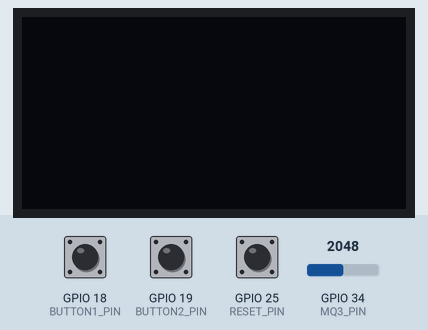
This sketch was run on a simulated ESP32. Parts: 128×64 one-colour display. The inputs (shaded band) are chosen by the test bench; at power-on: GPIO 18 (BUTTON1_PIN) HIGH, GPIO 19 (BUTTON2_PIN) HIGH, GPIO 25 (RESET_PIN) HIGH, GPIO 34 (MQ3_PIN) = 2048. WiFi joins after 1.5 s; servers stay silent unless stated; no MQTT or app messages arrive unless stated; web services answer with replies made up by the test bench; what the sketch prints to the serial monitor is not drawn.

Above: at 3.3 s.
3.4 s: GPIO 18 (BUTTON1_PIN) pulled LOW for 0.15 s
At 4.4 s:
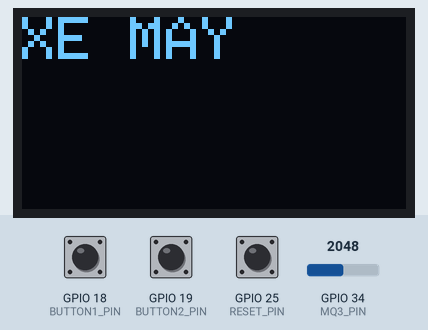
6.5 s: GPIO 19 (BUTTON2_PIN) pulled LOW for 1 s
At 7.6 s:
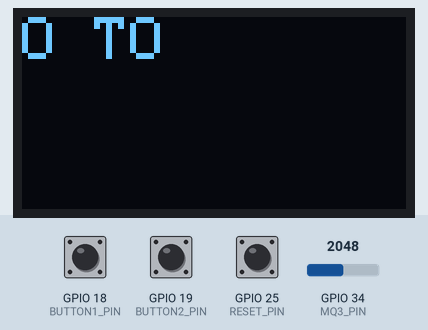
10.5 s: GPIO 25 (RESET_PIN) pulled LOW for 0.15 s
At 11.0 s:
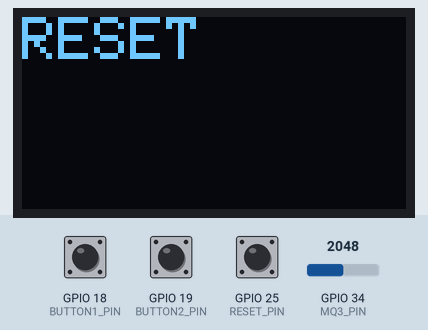
12.1 s: GPIO 18 (BUTTON1_PIN) pulled LOW for 3.2 s
At 17.4 s:
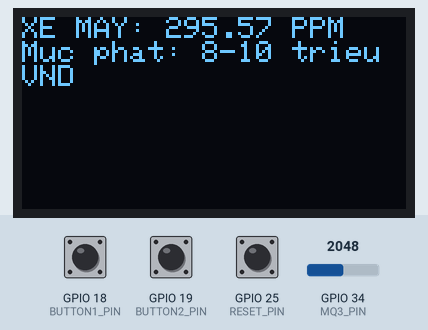
18.0 s: GPIO 18 (BUTTON1_PIN) pulled LOW for 1 s
At 19.0 s:
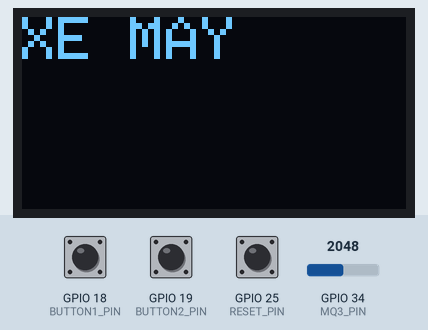
22.0 s: GPIO 19 (BUTTON2_PIN) pulled LOW for 0.15 s
At 25.3 s:
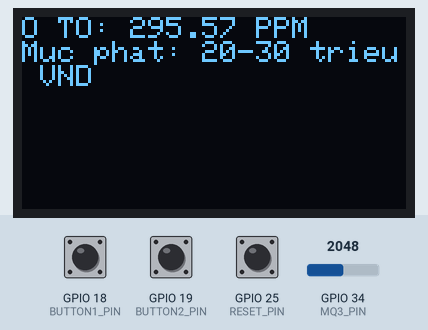
Timing chart, 0 to 26.1 s (numbered marks = the images above; inputs shaded):
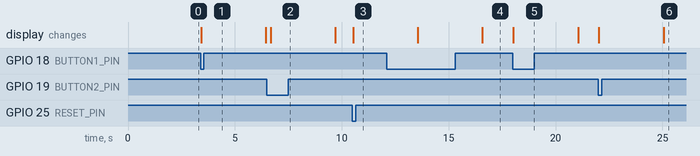

Measured:
- after the input at 3.4 s, the display: changes at once (image 1)
- after the input at 6.5 s, the display: changes after 0.18 s (image 2)
- after the input at 10.5 s, the display: changes at once (image 3)
- after the input at 12.1 s, the display: first changes after 1.5 s (image 4 shows a later state)
- after the input at 18.0 s, the display: changes at once (image 5)
- after the input at 22.0 s, the display: first changes at once (image 6 shows a later state)

The sketch:

DOANNHUNG.ino
```cpp
#include <Wire.h>
#include <Adafruit_GFX.h>
#include <Adafruit_SSD1306.h>
#include <WiFi.h>
#include <PubSubClient.h>
#include <HTTPClient.h>

#define SCREEN_WIDTH 128
#define SCREEN_HEIGHT 64
#define OLED_RESET -1
Adafruit_SSD1306 display(SCREEN_WIDTH, SCREEN_HEIGHT, &Wire, OLED_RESET);

#define MQ3_PIN 34
#define BUTTON1_PIN 18
#define BUTTON2_PIN 19
#define RESET_PIN 25

#define VCC 3.3
#define RL_VALUE 1.0
#define RO_CLEAN_AIR 10.0
#define ADC_RESOLUTION 4095.0

const char* ssid = "Kvv";
const char* password = "66668888";
const char* mqtt_server = "172.20.10.5";
const int mqtt_port = 1883;
const char* thingspeak_api_key = "7MJU8KE3CS1A6Y36";
const char* thingspeak_server = "http://api.thingspeak.com/update";

WiFiClient espClient;
PubSubClient client(espClient);

bool mqttEnabled = false;
bool button1Pressed = false;
bool button2Pressed = false;
bool resetPressed = false;
unsigned long lastMqttAttempt = 0;

void setup() {
    pinMode(BUTTON1_PIN, INPUT_PULLUP);
    pinMode(BUTTON2_PIN, INPUT_PULLUP);
    pinMode(RESET_PIN, INPUT_PULLUP);

    Serial.begin(115200);
    if (!display.begin(SSD1306_SWITCHCAPVCC, 0x3C)) {
        Serial.println(F("SSD1306 allocation failed"));
        for (;;);
    }
    display.clearDisplay();
    display.display();

    WiFi.begin(ssid, password);
    Serial.print("🔄 Đang kết nối WiFi...");
    int timeout = 0;
    while (WiFi.status() != WL_CONNECTED && timeout < 15) {
        delay(1000);
        Serial.print(".");
        timeout++;
    }
    if (WiFi.status() == WL_CONNECTED) {
        Serial.println("\n✅ Đã kết nối WiFi");
        client.setServer(mqtt_server, mqtt_port);
        client.setCallback(mqttCallback);
        reconnectMQTT();
    } else {
        Serial.println("\n❌ Không kết nối được WiFi, hoạt động offline!");
    }
}

void loop() {
    if (mqttEnabled && !client.connected() && millis() - lastMqttAttempt > 5000) {
        reconnectMQTT();
    }
    if (mqttEnabled) {
        client.loop();
    }

    int button1State = digitalRead(BUTTON1_PIN);
    int button2State = digitalRead(BUTTON2_PIN);
    int resetState = digitalRead(RESET_PIN);

    if (button1State == LOW && !button1Pressed) {
        button1Pressed = true;
        displayMessage("XE MAY");

        float alcoholPPM = readAlcoholConcentration();
        if (alcoholPPM == -1) {
            displayMessage("Lỗi cảm biến!");
            Serial.println("❌ Lỗi: Cảm biến không đọc được dữ liệu!");
        } else {
            displayAlcoholConcentration(alcoholPPM, "bike");
            sendData(alcoholPPM, "bike");
        }
    }

    if (button2State == LOW && !button2Pressed) {
        button2Pressed = true;
        displayMessage("O TO");

        float alcoholPPM = readAlcoholConcentration();
        if (alcoholPPM == -1) {
            displayMessage("Lỗi cảm biến!");
            Serial.println("❌ Lỗi: Cảm biến không đọc được dữ liệu!");
        } else {
            displayAlcoholConcentration(alcoholPPM, "car");
            sendData(alcoholPPM, "car");
        }
    }

    if (resetState == LOW && !resetPressed) {
        resetPressed = true;
        displayMessage("RESET");
    }

    if (button1State == HIGH) button1Pressed = false;
    if (button2State == HIGH) button2Pressed = false;
    if (resetState == HIGH) resetPressed = false;
}

void reconnectMQTT() {
    Serial.print("🔄 Đang kết nối MQTT...");
    lastMqttAttempt = millis();
    if (client.connect("ESP32_Client")) {
        Serial.println("✅ Đã kết nối MQTT");
        mqttEnabled = true;
    } else {
        Serial.print("❌ Lỗi MQTT, mã lỗi: ");
        Serial.println(client.state());
        mqttEnabled = false;
    }
}

void mqttCallback(char* topic, byte* payload, unsigned int length) {
    Serial.print("📩 MQTT nhận dữ liệu từ topic: ");
    Serial.println(topic);

    String message = "";
    for (int i = 0; i < length; i++) {
        message += (char)payload[i];
    }
    Serial.println("Nội dung: " + message);
}

void displayMessage(String message) {
    display.clearDisplay();
    display.setTextSize(2);
    display.setTextColor(SSD1306_WHITE);
    display.setCursor(0, 0);
    display.println(message);
    display.display();
    delay(3000);
}

float readAlcoholConcentration() {
    int sensorValue = analogRead(MQ3_PIN);
    if (sensorValue < 0 || sensorValue > 4095) {
        return -1;
    }
    float voltage = (sensorValue / ADC_RESOLUTION) * VCC;
    float Rs = (VCC - voltage) / voltage * RL_VALUE;
    float ratio = Rs / RO_CLEAN_AIR;
    float ppm = pow(10, (-0.66 + (-3.13 * log10(ratio))));

    return (ppm < 200) ? 0 : ppm;
}

void displayAlcoholConcentration(float alcoholPPM, String vehicleType) {
    display.clearDisplay();
    display.setTextSize(1);
    display.setCursor(0, 0);
    display.print(vehicleType == "bike" ? "XE MAY: " : "O TO: ");
    display.print(alcoholPPM);
    display.println(" PPM");
    display.print("Muc phat: ");
    display.println(getFine(alcoholPPM, vehicleType));
    display.display();

    Serial.print(vehicleType == "bike" ? "XE MAY: " : "O TO: ");
    Serial.print(alcoholPPM);
    Serial.println(" PPM");
    Serial.print("Muc phat: ");
    Serial.println(getFine(alcoholPPM, vehicleType));
}

void sendData(float alcoholPPM, String vehicleType) {
    if (WiFi.status() == WL_CONNECTED) {
        HTTPClient http;
        String url = String(thingspeak_server) + "?api_key=" + thingspeak_api_key + "&field1=" + String(alcoholPPM);
        http.begin(url);
        int httpCode = http.GET();
        http.end();
        Serial.println(httpCode == HTTP_CODE_OK ? "✅ Đã gửi lên Thingspeak" : "❌ Lỗi gửi dữ liệu");
    }
    if (mqttEnabled) {
        String topic = vehicleType == "bike" ? "sensor/bike" : "sensor/car";
        String payload = String(alcoholPPM);
        client.publish(topic.c_str(), payload.c_str());
        Serial.println("✅ Đã gửi lên MQTT");
    } else {
        Serial.println("❌ Không gửi MQTT do mất kết nối");
    }
}

String getFine(float alcoholPPM, String vehicleType) {
    if (alcoholPPM == 0) return "Khong phat";
    if (vehicleType == "bike") {
        if (alcoholPPM <= 0.25) return "2-3 trieu VND";
        else if (alcoholPPM <= 0.4) return "6-8 trieu VND";
        else return "8-10 trieu VND";
    } else {
        if (alcoholPPM <= 0.25) return "6-8 trieu VND";
        else if (alcoholPPM <= 0.4) return "18-20 trieu VND";
        else return "20-30 trieu VND";
    }
}
```
